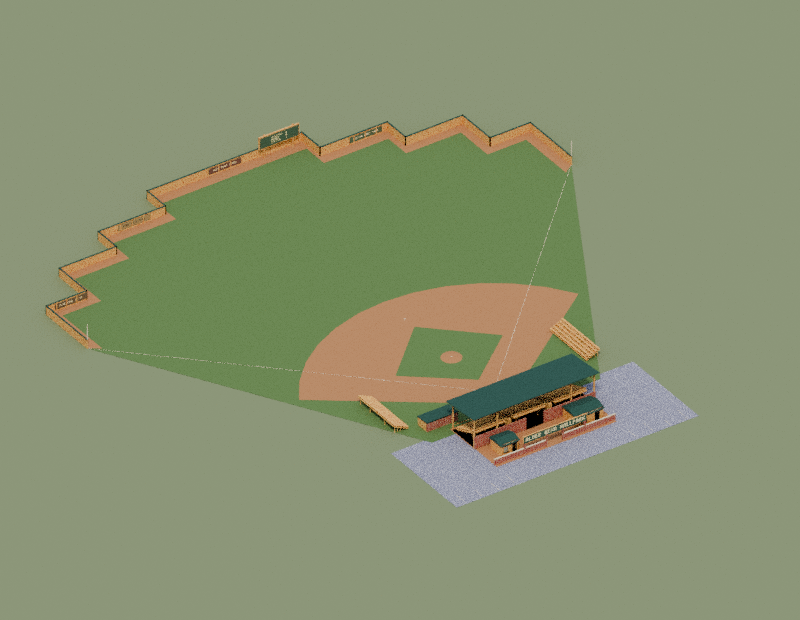
#> input picture prototypes/baseball-park/renders/1935-day.png, 800 x 620 px; its folder holds only this picture in this run
$ python package_review.py
#> lines starting #> are read from the running program, lines starting #| are printed output that depends on the picture
"""Put all four states on one labeled model-review sheet."""
from pathlib import Path

from PIL import Image, ImageDraw, ImageFont, ImageOps

ROOT = Path(__file__).resolve().parent
STATES = (("1935","1935–1949 · Wood park"),("1950","1950–1959 · First lights"),
          ("1960","1960–1999 · Steel bleachers"),("2000","2000 onward · Renovation"))
VIEWS = (("day","Day"),("night","Night"),("rear","Rear"),("above","Above"),
         ("eye","Gate at eye level"),("field","Backstop and grandstand"),("interior","Concessions interior"))
width,height=369,292
sheet=Image.new("RGB",(len(VIEWS)*width+28,len(STATES)*height+65),"#293b39")
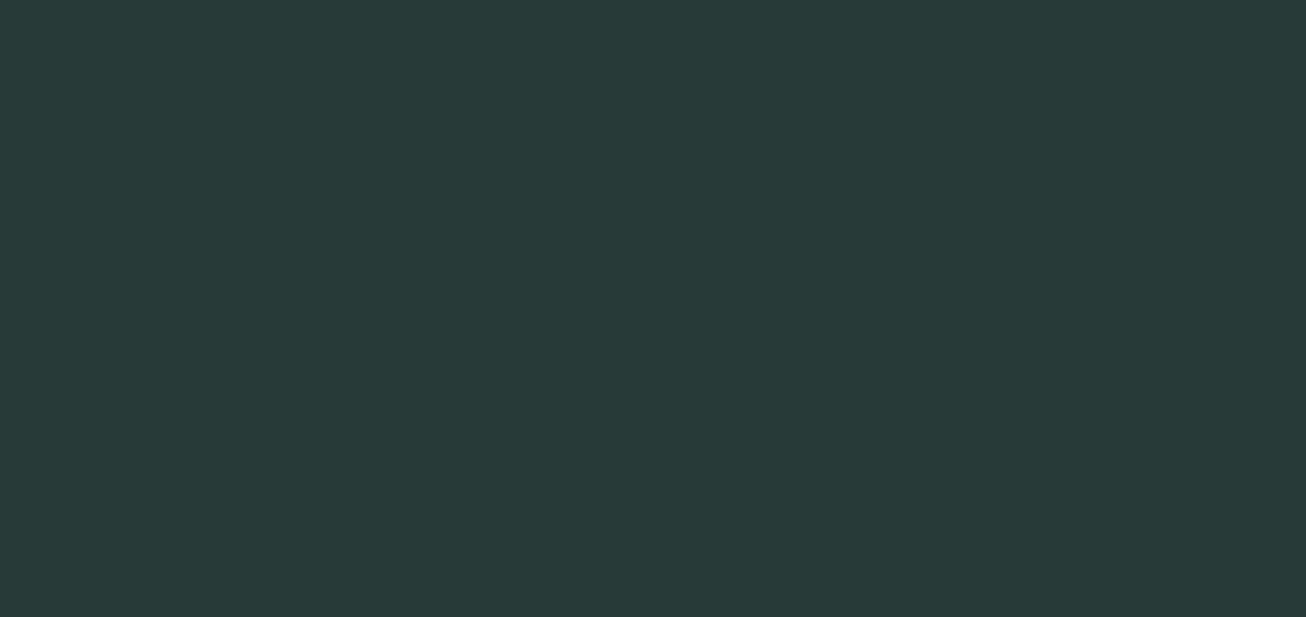
#> sheet: PIL image 2611x1233 RGB (shown at 1/2 size); mean R, G, B 41, 59, 57
draw=ImageDraw.Draw(sheet)
title=ImageFont.truetype("DejaVuSans-Bold.ttf",37)
caption=ImageFont.truetype("DejaVuSans.ttf",20)
draw.text((19,14),"Alder Bend Ballpark · Blender Cycles",font=title,fill="#f0e0bc")
for row,(year,label) in enumerate(STATES):
    y=64+height*row
    draw.text((17,y),label,font=caption,fill="#f0e0bc")
    for col,(shot,name) in enumerate(VIEWS):
        x=14+col*width
        with Image.open(ROOT/"renders"/f"{year}-{shot}.png") as preview:
#> preview is the input picture: PIL image 800x620 RGBA; mean R, G, B, A 136.1, 145.3, 112.6, 255
            image=ImageOps.contain(preview.convert("RGB"),(width-11,233))
        sheet.paste(image,(x+(width-image.width)//2,y+28))
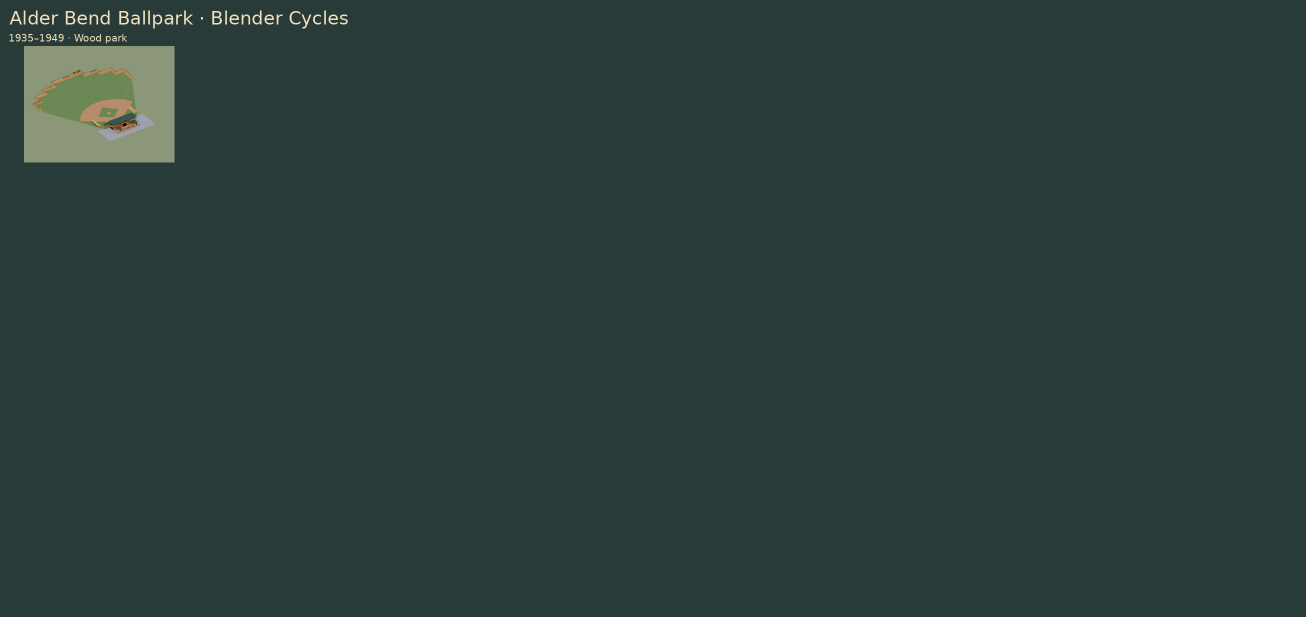
#> sheet: PIL image 2611x1233 RGB (shown at 1/2 size); mean R, G, B 43.4, 61.2, 58.5
#> (the run stopped early here; a loop or call above may not have finished)
